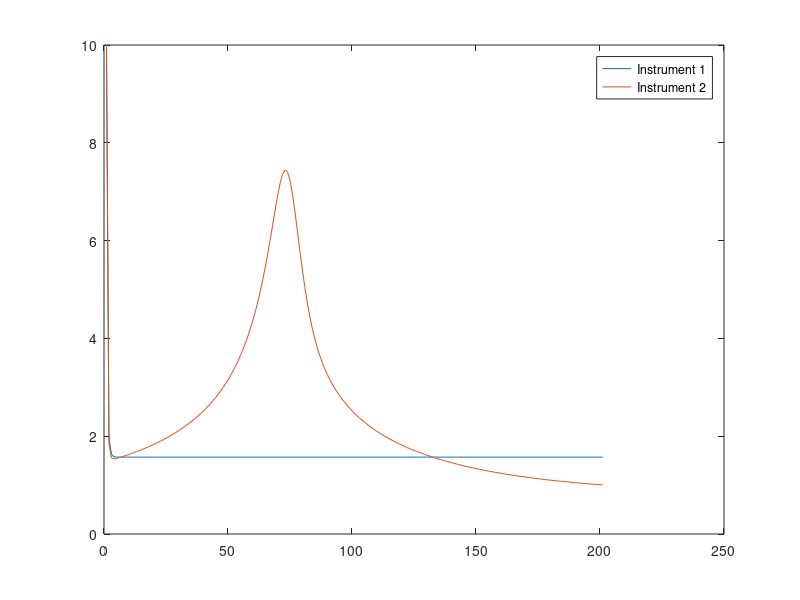
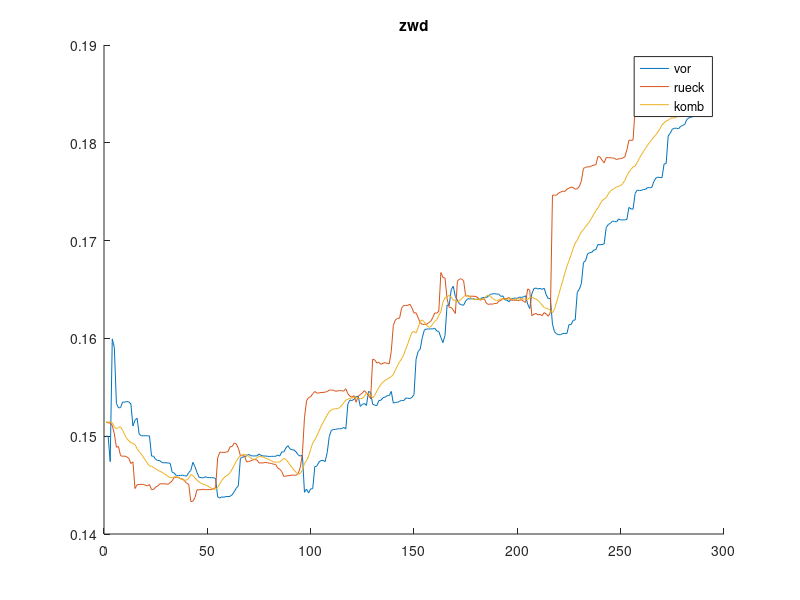
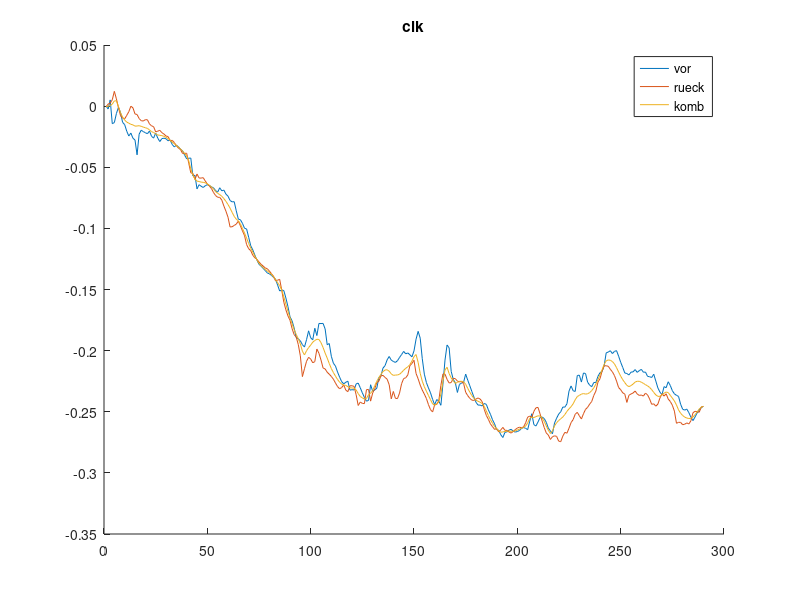
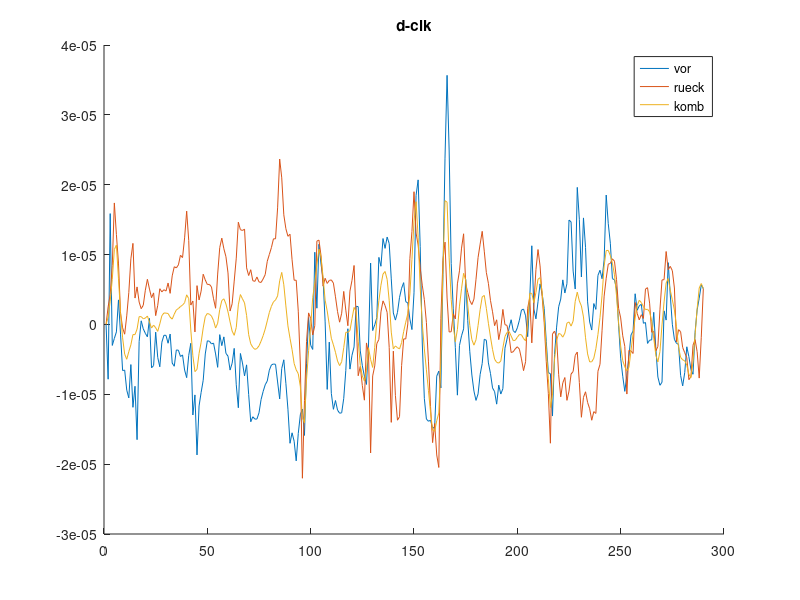

Source code (MATLAB) for these figures, in order:
%% Zustandsschaetzung in dynamischen Systemen Uebung 3
% Ziqing Yu 3218051
% 01/23/2021

clc
close all
clearvars

%% Aufgabe 1
sigma_r = sqrt(1);
sigma_p = 2;
P1 = zeros(1,201);
P1(1) = 100;

P2 = zeros(1,201);
P2(1) = 100;

F = 0;
G = 1;
A = [-F,G * eye(1) * sigma_p^2 * G';zeros(1),F'];
B = expm(A);
Phi = B(2,2)';
Q = Phi * B(1,2);
R = sigma_r^2;


for t = 1:200
    H = 0.5;
    Pnnp = Phi * P1(t) * Phi' + Q;
    K = Pnnp * H' * inv(H * Pnnp * H' + R);
    P1(t + 1) = (1 - K * H) * Pnnp;
end

figure
plot(sqrt(P1))

for t = 1:200
    H = cos(1 + t/120);
    Pnnp = Phi * P2(t) * Phi' + Q;
    K = Pnnp * H' * inv(H * Pnnp * H' + R);
    P2(t + 1) = (1 - K * H) * Pnnp;
end

hold on
plot(sqrt(P2))
legend('Instrument 1', 'Instrument 2')

%% Aufgabe 2
% vor
load('aufgabe2.mat');
beobachtung(:,3) = beobachtung(:,3) / 180 * pi; % deg to rad
P = 1;

sigma_zwd = sqrt(1e-8);
sigma_clk = sqrt(1e-12);
sigma_r = sqrt(0.001);

x1 = zeros(3,290);
x1(:,1) = [0.15;0;0];

F = [0,0,0;0,0,1;0,0,0];
G = [1,0,0;0,0,0;0,0,1];
W = diag([sigma_zwd^2,0,sigma_clk^2]);
A = [-F,G * W * G';zeros(3),F'] * 300;
B = expm(A);

Phi = B(4:6,4:6)';
Q = Phi * B(1:3,4:6);
R = sigma_r^2;

P3 = cell(290,1);
P3(1) = {eye(3) * P};

for t = 1:length(beobachtung)
    xnn_p = Phi * x1(:,t);
    H = [1/sin(beobachtung(t,3)), 1, 0];
    z = beobachtung(t,2);
    Pnnp = Phi * P3{t} * Phi' + Q;
    K = Pnnp * H' * inv(H * Pnnp * H' + R);
    x1(:,t+1) = xnn_p + K * (z - H * xnn_p);
    P3(t+1) = {(eye(3) - K * H) * Pnnp};
end
% figure
% hold on
% plot(x1(1,:))
% plot(x1(2,:))
% title("vor")
% legend('zwd','clk')

% rueck
F = [0,0,0;0,0,1;0,0,0];
G = [1,0,0;0,0,0;0,0,1];
W = diag([sigma_zwd^2,0,sigma_clk^2]);
A = [-F,G * W * G';zeros(3),F'] * (-300);
B = expm(A);
x2 = zeros(3,290);
x2(:,1) = x1(:,end);
beobachtung2 = flip(beobachtung,1);
P4 = cell(290,1);
P4(1) = {eye(3) * P};
for t = 1:length(beobachtung)
    xnn_p = Phi * x2(:,t);
    H = [1/sin(beobachtung2(t,3)), 1, 0];
    z = beobachtung2(t,2);
    Pnnp = Phi * P4{t} * Phi' + Q;
    K = Pnnp * H' * inv(H * Pnnp * H' + R);
    x2(:,t+1) = xnn_p + K * (z - H * xnn_p);
    P4(t+1) = {(eye(3) - K * H) * Pnnp};
end

x2 = flip(x2,2);

% figure
% hold on
% plot(x2(1,:))
% plot(x2(2,:))
% title('rueck')
% legend('zwd','clk')

% kombiniert
P4 = flip(P4);
P5 = cell(290,1);
x3 = zeros(3,290);
for t = 1:290
    P5(t) = {inv(inv(P3{t}) + inv(P4{t}))};
    x3(:,t) = P5{t} * (inv(P3{t}) * x1(:,t) + inv(P4{t}) * x2(:,t));
end
% figure
% hold on
% plot(x3(1,:))
% plot(x3(2,:))
% title("kombiniert")
% legend('zwd','clk')

figure
hold on
plot(x1(1,:))
plot(x2(1,:))
plot(x3(1,:))
legend('vor','rueck','komb')
title('zwd')

figure
hold on
plot(x1(2,:))
plot(x2(2,:))
plot(x3(2,:))
legend('vor','rueck','komb')
title('clk')

figure
hold on
plot(x1(3,:))
plot(x2(3,:))
plot(x3(3,:))
title('d-clk')
legend('vor','rueck','komb')

p1 = zeros(3,290);
p2 = zeros(3,290);
p3 = zeros(3,290);
for i = 1:290
    p1(1,i) = sqrt(P3{i}(1,1)); % zwd vor
    p1(2,i) = sqrt(P3{i}(2,2)); % clk vor
    p1(3,i) = sqrt(P3{i}(3,3)); % dclk vor
    
    p2(1,i) = sqrt(P4{i}(1,1)); % rueck
    p2(2,i) = sqrt(P4{i}(2,2));
    p2(3,i) = sqrt(P4{i}(3,3));
    
    p3(1,i) = sqrt(P5{i}(1,1)); % komb
    p3(2,i) = sqrt(P5{i}(2,2));
    p3(3,i) = sqrt(P5{i}(3,3));
end

figure
hold on
plot(p1(1,:))
plot(p2(1,:))
legend('vor','rueck')
title('std zwd')

figure
plot(p3(1,:))
title('std zwd kombiniert')

figure
hold on
plot(p1(2,:))
plot(p2(2,:))
legend('vor','rueck')
title('std clk')

figure
plot(p3(2,:))
title('std clk kombiniert')

figure
hold on
plot(p1(3,:))
plot(p2(3,:))
title('std d-clk')
legend('vor','rueck')

figure
plot(p3(3,:))
title('std d-clk kombiniert')